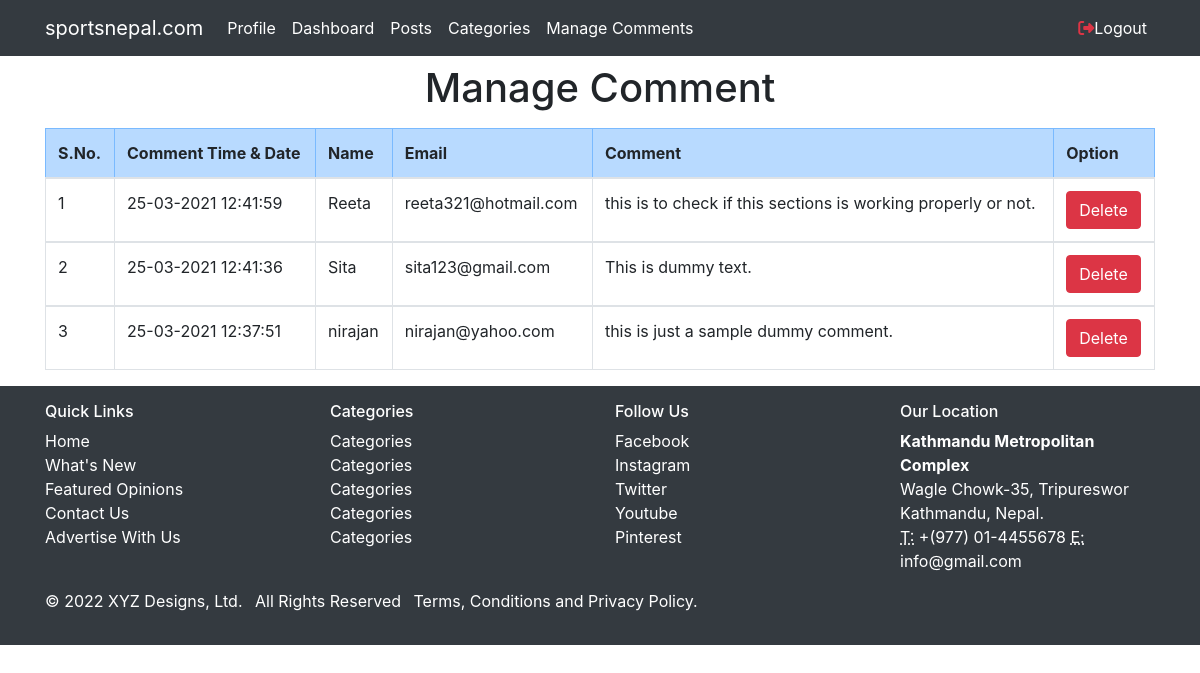
The page /comment.php on the database its author committed.
### tables this page shows
CREATE TABLE `comment` (
  `id` int(10) NOT NULL,
  `datetime` varchar(50) NOT NULL,
  `name` varchar(50) NOT NULL,
  `email` varchar(50) NOT NULL,
  `comment` varchar(750) NOT NULL,
  `postId` int(10) NOT NULL
);

### comment.php (the view, shortened to what this page needs)
<!DOCTYPE html>
<html>
	<head>
  		<link rel="stylesheet" href="css/style.css">
		<link rel="stylesheet" href="https://stackpath.bootstrapcdn.com/bootstrap/4.3.1/css/bootstrap.min.css">
	</head>
	<body>
		<nav class="navbar navbar-expand-lg navbar-dark bg-dark">
			<div class="container">
					<a href="home.php" class="navbar-brand">sportsnepal.com</a>
					<div class="collapse navbar-collapse" id="navbarCollapseCms">
						<ul class="navbar-nav">
							<li class="nav-item">
								<a href="MyProfile.php" class="nav-link" style="color: white;">Profile</a>
							</li>
							<li class="nav-item">
								<a href="Dashboard.php" class="nav-link" style="color: white;">Dashboard</a>
							</li>
							<li class="nav-item">
								<a href="posts.php" class="nav-link" style="color: white;">Posts</a>
							</li>
							<li class="nav-item">
								<a href="Categories.php" class="nav-link" style="color: white;">Categories</a>
							</li>
							<li class="nav-item">
								<a href="comments.php" class="nav-link" style="color: white;">Manage Comments</a>
							</li>
						</ul>
					<ul class="navbar-nav ml-auto">
						<li class="nav-item"><a href="Logout.php" class="nav-link" style="color: white;"><i class="fas fa-sign-out-alt text-danger"></i>Logout</a></li>
					</ul>
				</div>
			</div>
		</nav>
		<header class="py-2">
			<div class="container">
				<div class="row">
					<div class="col-md-12">
						<h1 class="text-center">Manage Comment</h1>
					</div>
				</div>
			</div>
		</header>
	<div class="container">
			<div class="row">
				<div class="col-lg-12">
					<table class="table table-bordered table-hover">
						<thead>
							<tr class="table-head table-primary">
								<th>S.No.</th>
								<th>Comment Time & Date</th>
								<th>Name</th>
								<th>Email</th>
								<th>Comment</th>
								<th>Option</th>
							</tr>
						</thead>
					<?php
						global $conn;
						$sql = "SELECT * FROM comment ORDER BY id DESC";
						$execute=$conn->query($sql);
						$com=0;
						while($data_rows=$execute->fetch()){
							$comID = $data_rows["id"];
							$comDate = $data_rows["datetime"];
							$comName = $data_rows["name"];
							$comEmail = $data_rows["email"];
							$comContent = $data_rows["comment"];
							$com++;
					?>
					<tbody>
						<tr>
							<td><?php echo $com; ?></td>
							<td><?php echo $comDate; ?></td>
							<td><?php echo $comName; ?></td>
							<td><?php echo $comEmail; ?></td>
							<td><?php echo $comContent; ?></td>
							<td><a href="deletecomment.php?id=<?php echo $comID; ?>" class="btn btn-danger">Delete</a></td>
						</tr>
					</tbody>
				<?php } ?>
				</table>
			</div>
		</div>
	</div>
		<footer class="bg-dark text-white">
            <div class="container py-3">
                <div class="row">
                    <div class="col-12 col-sm-6 col-md-3">
                        <h6>Quick Links</h6>
                        <ul class="list-unstyled">
                            <li><a href="#" style="color: white;">Home</a></li>
                            <li><a href="#" style="color: white;">What's New</a></li>
                            <li><a href="#" style="color: white;">Featured Opinions</a></li>
                            <li><a href="#" style="color: white;">Contact Us</a></li>
                            <li><a href="#" style="color: white;">Advertise With Us</a></li>
                        </ul>
                    </div>
                    <div class="col-12 col-sm-6 col-md-3">
                        <h6>Categories</h6>
                        <ul class="list-unstyled">
                            <li><a href="#" style="color: white;">Categories</a></li>
                            <li><a href="#" style="color: white;">Categories</a></li>
                            <li><a href="#" style="color: white;">Categories</a></li>
                            <li><a href="#" style="color: white;">Categories</a></li>
                            <li><a href="#" style="color: white;">Categories</a></li>
                        </ul>
                    </div>
                    <div class="col-12 col-sm-6 col-md-3">
                        <h6>Follow Us</h6>
                        <ul class="list-unstyled">
                            <li><a href="#" style="color: white;">Facebook</a></li>
                            <li><a href="#" style="color: white;">Instagram</a></li>
                            <li><a href="#" style="color: white;">Twitter</a></li>
                            <li><a href="#" style="color: white;">Youtube</a></li>
                            <li><a href="#" style="color: white;">Pinterest</a></li>
                        </ul>
                    </div>
                    <div class="col-12 col-sm-6 col-md-3">
                        <h6>Our Location</h6>
                        <address>
                            <strong>Kathmandu Metropolitan Complex</strong><br />
                            Wagle Chowk-35, Tripureswor<br />
                            Kathmandu, Nepal.<br />
                            <abbr title="Telephone">T:</abbr><a href="tel:+977014455678" style="color: white;"> +(977) 01-4455678</a> <abbr title="Email">E:</abbr><a href="mailto:info@gmail.com" style="color: white;"> info@gmail.com</a>
                        </address>
                    </div>
                </div>
                <div class="row">
                    <div class="col-12 col-sm-6 col-md-9">
                        <ul class="list-inline">
                            <li class="list-inline-item">&copy; <span id="year"></span> XYZ Designs, Ltd.</li>
                            <li class="list-inline-item">All Rights Reserved</li>
                            <li class="list-inline-item"><a href="#" style="color: white;">Terms, Conditions and Privacy Policy</a>.</li>
                        </ul>
                    </div>
                </div>
            </div>
        </footer>
	</body>
</html>

### rows shown on the page
comment: datetime "25-03-2021 12:41:59", name "Reeta", email "reeta321@hotmail.com", comment "this is to check if this sections is working properly or not."
comment: datetime "25-03-2021 12:41:36", name "Sita", email "sita123@gmail.com", comment "This is dummy text."
comment: datetime "25-03-2021 12:37:51", name "nirajan", email "nirajan@yahoo.com", comment "this is just a sample dummy comment."
